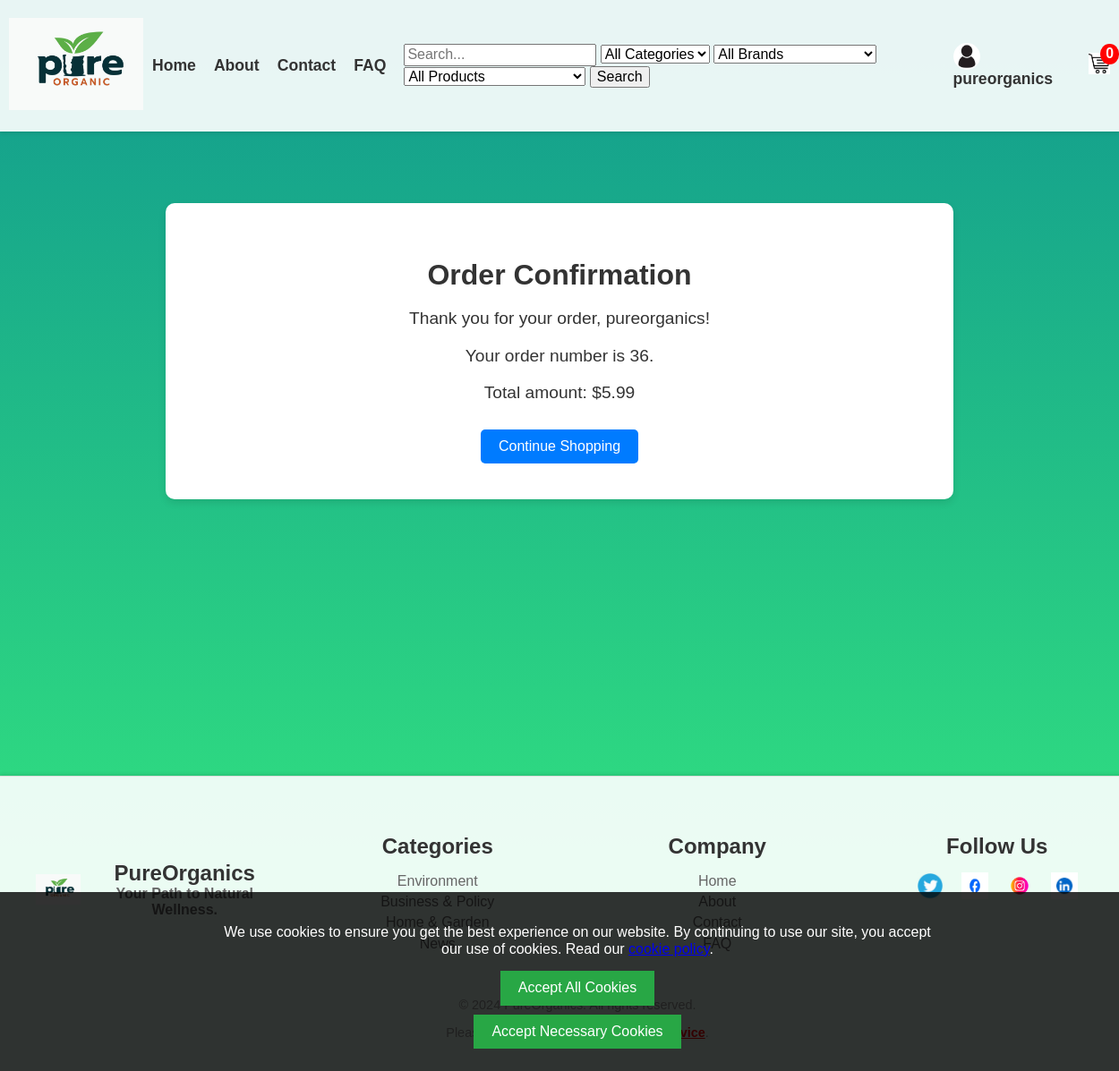
Screenshot of /PureOrganics/order-confirmation/ (signed in) with the database file from the repository.
### PureOrganics/models.py (models this page shows, shortened)
class Order(models.Model):
    PENDING = 'P'
    SHIPPED = 'S'
    DELIVERED = 'D'
    CANCELLED = 'C'
    STATUS_CHOICES = [
        (PENDING, 'Pending'),
        (SHIPPED, 'Shipped'),
        (DELIVERED, 'Delivered'),
        (CANCELLED, 'Cancelled'),
    ]
    user = models.ForeignKey(User, on_delete=models.CASCADE)
    created_at = models.DateTimeField(auto_now_add=True)
    status = models.CharField(max_length=1, choices=STATUS_CHOICES, default=PENDING)
    items = models.ManyToManyField(Product, through='OrderItem')
    @property
    def total(self):
        return sum(item.quantity * item.product.price for item in self.orderitem_set.all())

class OrderItem(models.Model):
    order = models.ForeignKey(Order, on_delete=models.CASCADE)
    product = models.ForeignKey(Product, on_delete=models.CASCADE)
    quantity = models.PositiveIntegerField(default=1)

class Product(models.Model):
    name = models.CharField(max_length=255)
    category = models.ForeignKey(Category, on_delete=models.CASCADE)
    brand = models.ForeignKey(Brand, on_delete=models.CASCADE, null=True, blank=True)
    description = models.TextField(blank=True, null=True)
    price = models.DecimalField(max_digits=10, decimal_places=2)
    stock = models.PositiveIntegerField()
    image = models.ImageField(upload_to='products/', blank=True, null=True)
    available = models.BooleanField(default=True)
    created_at = models.DateTimeField(auto_now_add=True)
    updated_at = models.DateTimeField(auto_now=True)
    class Meta:
        indexes = [
            models.Index(fields=['name']),
        ]

### PureOrganics/views.py (the view)
# urls.py: path('order-confirmation/', views.order_confirmation, name='order_confirmation'),
@login_required
def order_confirmation(request):
    order = Order.objects.filter(user=request.user).order_by('-created_at').first()  # Get the latest order for the user
    return render(request, 'myapp/order_confirmation.html',
                  {'order': order, 'cart_count': get_cart_count(request.user)})

### PureOrganics/context_processors.py (called while the page is built)
def common_context(request):
    categories = Category.objects.all()
    brands = Brand.objects.all()
    products = Product.objects.all()
    cart_count = get_cart_count(request.user) if request.user.is_authenticated else 0
    return {
        'categories': categories,
        'brands': brands,
        'products': products,
        'cart_count': cart_count,
    }

### PureOrganics/utils.py (called while the page is built)
def get_cart_count(user):
    if user.is_authenticated:
        cart, created = Cart.objects.get_or_create(user=user)
        cart_items = CartItem.objects.filter(cart=cart)
        return sum(item.quantity for item in cart_items)
    return 0

### PureOrganics/views.py (called while the page is built)
def get_cart_count(user):
    if user.is_authenticated:
        cart, created = Cart.objects.get_or_create(user=user)
        cart_items = CartItem.objects.filter(cart=cart)
        return sum(item.quantity for item in cart_items)
    return 0

### PureOrganics/templates/myapp/order_confirmation.html
{% extends 'myapp/base.html' %}
{% block content %}
<div class="order-confirmation">
    <h1>Order Confirmation</h1>
    {% if order %}
        <p>Thank you for your order, {{ order.user.username }}!</p>
        <p>Your order number is {{ order.id }}.</p>
        <p>Total amount: ${{ order.total }}</p>
    {% else %}
        <p>Order details not found.</p>
    {% endif %}
    <a href="{% url 'product_list' %}" class="button">Continue Shopping</a>
</div>
{% endblock %}

### PureOrganics/templates/myapp/base.html (shortened to what this page needs)
{% load static %}
<!DOCTYPE html>
<html lang="en">
<head>
    <link rel="stylesheet" href="{% static 'myapp/styles.css' %}">
    <link rel="stylesheet" href="https://cdnjs.cloudflare.com/ajax/libs/normalize/8.0.1/normalize.min.css">
    <link rel="stylesheet" href="https://cdnjs.cloudflare.com/ajax/libs/font-awesome/6.0.0-beta3/css/all.min.css">
</head>
<body>
    <header>
        <div class="logo">
            <a href="{% url 'home' %}">
                <img src="{% static 'myapp/images/pureorganicslogo.png' %}" alt="Company Logo">
            </a>
        </div>
        <nav>
            <ul>
             <li><a href="{% url 'home' %}">Home</a></li>
                <li><a href="{% url 'about' %}">About</a></li>
                <li><a href="{% url 'contact' %}">Contact</a></li>
                <li><a href="{% url 'faq' %}">FAQ</a></li>
                {% block search_form %}
                <li class="search-form">
                    <form action="{% url 'search' %}" method="GET">
                        <input type="text" name="q" id="search-input" placeholder="Search..." autocomplete="off" value="{{ request.GET.q }}">
                        <select name="category" id="category-filter">
                            <option value="">All Categories</option>
                        </select>
                        <select name="brand" id="brand-filter">
                            <option value="">All Brands</option>
                        </select>
                        <select name="product" id="product-filter">
                            <option value="">All Products</option>
                        </select>
                        <button type="submit">Search</button>
                    </form>
                </li>
                    {% if user.is_authenticated %}
                    <li class="profile-menu">
                        <a href="#" class="profile-icon">
                            <img src="{% static 'myapp/images/profile-icon.png' %}" alt="Profile Icon" class="profile-icon">
                            <span>{{ user.username }}</span>
                        </a>
                    </li>
                    <li class="cart-icon">
                        <a href="{% url 'view_cart' %}">
                            <img src="{% static 'myapp/images/cart-icon.png' %}" alt="Cart Icon">
                            <span class="cart-count">{{ cart_count }}</span>
                        </a>
                    </li>
                {% else %}
                    <li><a href="{% url 'signup' %}" class="nav-button">Sign Up</a></li>
                    <li><a href="{% url 'login' %}" class="nav-button">Log In</a></li>
                {% endif %}
                {% endblock %}
            </ul>
        </nav>
    </header>
    <main>
        {% block content %}{% endblock %}
    </main>
    <footer>
    <div class="footer-content">
        <div class="footer-section highlight">
            <img src="{% static 'myapp/images/pureorganicslogo.png' %}" alt="PureOrganics Logo">
            <div>
                <h3>PureOrganics</h3>
                <p>Your Path to Natural Wellness.</p>
            </div>
        </div>
        <div class="footer-section">
            <h3>Categories</h3>
            <ul>
                <li><a href="#">Environment</a></li>
                <li><a href="#">Business & Policy</a></li>
                <li><a href="#">Home & Garden</a></li>
                <li><a href="#">News</a></li>
            </ul>
        </div>
        <div class="footer-section">
            <h3>Company</h3>
            <ul>
               <li><a href="{% url 'home' %}">Home</a></li>
                <li><a href="{% url 'about' %}">About</a></li>
                <li><a href="{% url 'contact' %}">Contact</a></li>
                <li><a href="{% url 'faq' %}">FAQ</a></li>
            </ul>
        </div>
        <div class="footer-section">
            <h3>Follow Us</h3>
            <div class="social-icons">
                <a href="https://twitter.com" class="social-icon"><img src="{% static 'myapp/images/twitter-icon.png' %}" alt="Twitter"></a>
                <a href="https://facebook.com" class="social-icon"><img src="{% static 'myapp/images/facebook-icon.png' %}" alt="Facebook"></a>
                <a href="https://instagram.com" class="social-icon"><img src="{% static 'myapp/images/instagram-icon.png' %}" alt="Instagram"></a>
                <a href="https://linkedin.com" class="social-icon"><img src="{% static 'myapp/images/linkedin-icon.png' %}" alt="LinkedIn"></a>
            </div>
        </div>
    </div>
    <div class="footer-bottom">
        <p>&copy; 2024 PureOrganics. All rights reserved.</p>
        <p>Please review our updated <a href="https://example.com/terms" class="terms-link">Terms of Service</a>.</p>
    </div>
</footer>
<div id="cookieConsent" class="cookie-consent">
    <div class="cookie-consent-content">
        <p>We use cookies to ensure you get the best experience on our website. By continuing to use our site, you accept our use of cookies. Read our <a href="#">cookie policy</a>.</p>
        <button id="acceptAllCookies">Accept All Cookies</button>
        <button id="acceptNecessaryCookies">Accept Necessary Cookies</button>
    </div>
</div>

### PureOrganics/static/myapp/styles.css (style rules this page uses)
body { font-family: Arial, sans-serif; margin: 0; padding: 0; background: linear-gradient(to bottom, #11998e, #38ef7d); color: #333; display: flex; flex-direction: column; min-height: 100vh; }
header { display: flex; justify-content: space-between; align-items: center; padding: 20px 10px; background-color: rgba(255, 255, 255, 0.9); box-shadow: 0 2px 4px rgba(0, 0, 0, 0.1); }
.logo { display: flex; align-items: center; }
.logo img { width: 150px; height: auto; margin-right: 10px; }
nav { display: flex; align-items: center; }
nav ul { list-style-type: none; margin: 0; padding: 0; display: flex; align-items: center; gap: 20px; }
nav ul li { margin: 0; }
nav ul li a { text-decoration: none; color: #333; font-weight: bold; font-size: 1.1em; transition: color 0.3s; }
main { flex: 1; padding: 40px; color: #333; }
footer { background-color: rgba(255, 255, 255, 0.9); padding: 20px; text-align: center; border-top: 1px solid #ddd; color: #333; box-shadow: 0 -2px 4px rgba(0, 0, 0, 0.1); width: 100%; }
.footer-content { display: flex; justify-content: space-around; flex-wrap: wrap; margin-bottom: 5px; }
.footer-section { flex: 1; margin: 20px; min-width: 200px; }
.footer-section h3 { font-size: 1.5em; margin-bottom: 15px; color: #333; }
.footer-section p, .footer-section ul, .footer-section a { color: #666; text-decoration: none; }
.footer-section ul { list-style: none; padding: 0; }
.footer-section ul li { margin: 5px 0; }
.social-icons { display: flex; justify-content: center; gap: 20px; margin-top: 10px; }
.social-icons .social-icon { width: 30px; height: 30px; }
.social-icons .social-icon img { width: 100%; height: 100%; }
.footer-bottom { margin-top: 5px; color: #999; font-size: 0.9em; }
.footer-bottom a { color: #666; text-decoration: none; }
.footer-bottom .terms-link { color: red; text-decoration: underline; font-weight: bold; }
.highlight { display: flex; align-items: center; color: #28a745; font-weight: bold; justify-content: center; }
.highlight img { margin-right: 10px; width: 50px; height: auto; }
.highlight h3, .highlight p { margin: 0; }
.profile-menu { position: relative; display: inline-block; }
.profile-icon { cursor: pointer; width: 30px; height: 30px; border-radius: 50%; vertical-align: middle; }
.cart-icon { display: flex; align-items: center; position: relative; }
.cart-icon img { width: 24px; height: 24px; cursor: pointer; margin-left: 20px; }
.cart-count { background-color: red; color: white; border-radius: 50%; padding: 2px 6px; font-size: 0.9em; position: absolute; top: -10px; right: -10px; }
.order-confirmation, .checkout { background-color: #ffffff; padding: 40px; border-radius: 10px; margin: 40px auto; max-width: 800px; box-shadow: 0 4px 8px rgba(0, 0, 0, 0.1); text-align: center; }
.order-confirmation h1, .checkout h1 { font-size: 2em; margin-bottom: 20px; }
.order-confirmation p, .checkout p { font-size: 1.2em; margin-bottom: 10px; }
.order-confirmation .button, .checkout .button { display: inline-block; background-color: #007bff; color: white; padding: 10px 20px; border: none; border-radius: 5px; cursor: pointer; text-align: center; text-decoration: none; margin-top: 20px; }
.cookie-consent { position: fixed; bottom: 0; left: 0; width: 100%; background-color: rgba(0, 0, 0, 0.8); color: #fff; padding: 20px; text-align: center; z-index: 1000; }
.cookie-consent-content { max-width: 800px; margin: 0 auto; display: flex; flex-direction: column; align-items: center; }
.cookie-consent-content p { margin-bottom: 10px; }
.cookie-consent-content button { margin: 5px; padding: 10px 20px; border: none; background-color: #28a745; color: #fff; cursor: pointer; font-size: 16px; }
.cookie-consent { position: fixed; bottom: 0; left: 0; width: 100%; background-color: rgba(0, 0, 0, 0.8); color: #fff; padding: 20px; text-align: center; z-index: 1000; display: none; }
main { display: flex; justify-content: center; align-items: center; min-height: calc(100vh - 160px); }

### rows the page displays
Order: user.username "pureorganics", id "36", total "5.99"

### other values shown
{{ user.username }} "pureorganics"
{{ cart_count }} "0"
